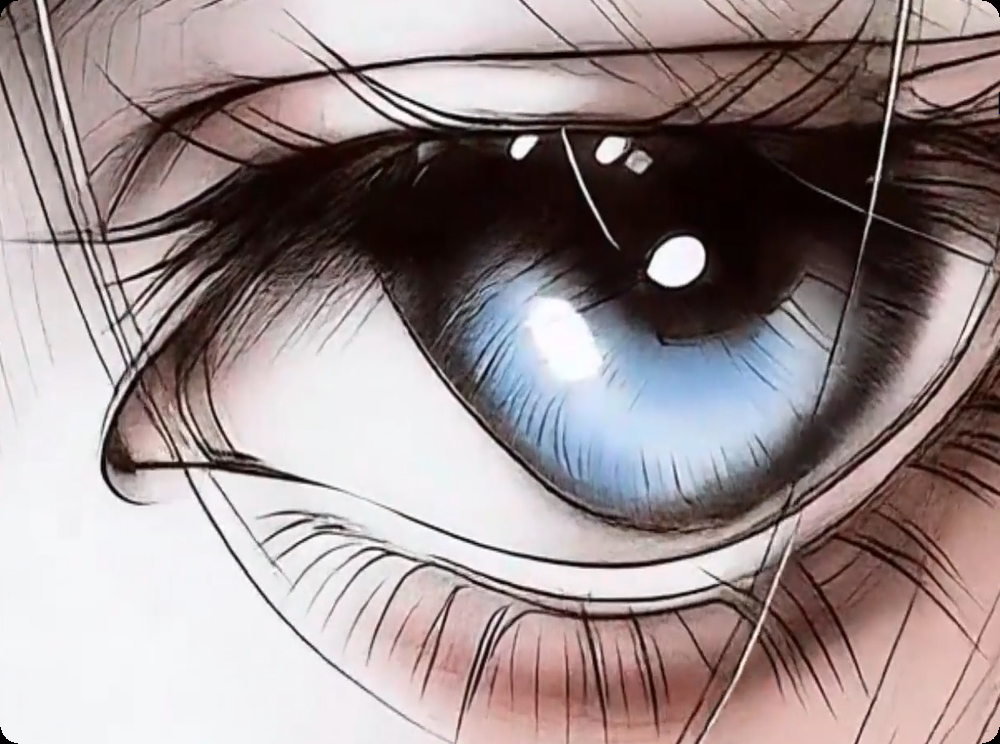
#> input picture 001.bmp, 1000 x 744 px, found by its file name
$ python '例3.13.py'
#> lines starting #> are read from the running program, lines starting #| are printed output that depends on the picture; after the words box and inside, x2 and y2 are one past the last pixel; in counts of white or black regions, pixels touching at a corner belong together
import cv2
import numpy as np

a=cv2.imread("001.bmp",0)
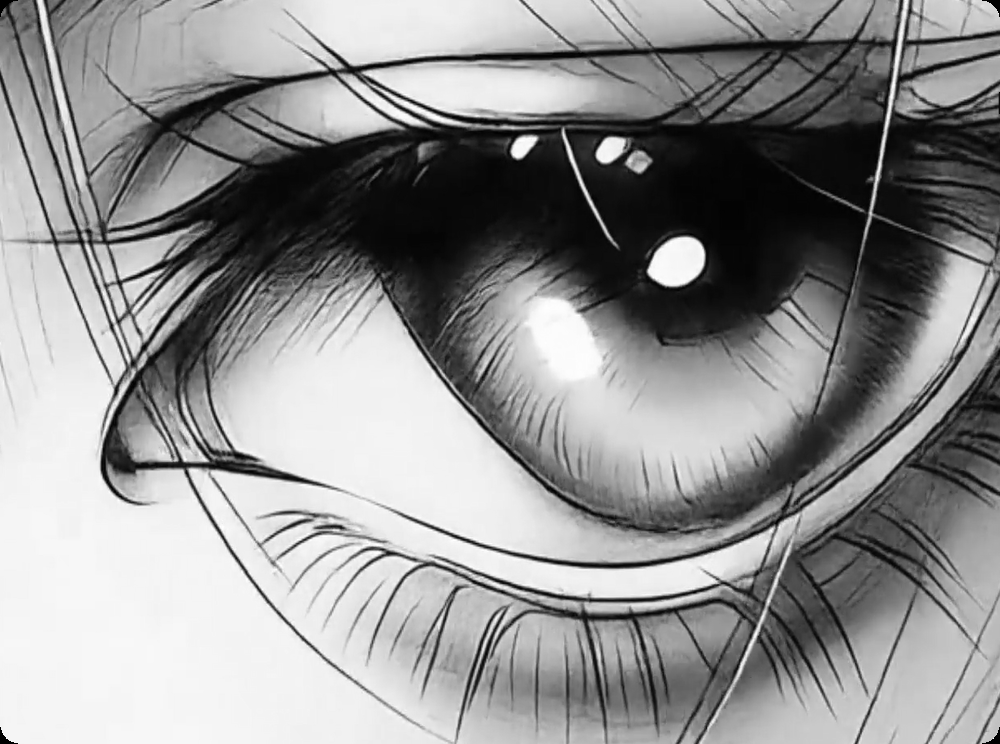
#> a: shape (744, 1000); min 0, max 255, mean 145.5
cv2.imshow("a",a)

r,c=a.shape
#> r = 744; c = 1000
x=np.zeros((r,c,8),dtype=np.uint8)
for i in range(8):
    x[:,:,i]=2**i
r=np.zeros((r,c,8),dtype=np.uint8)
for i in range(8):
    r[:,:,i]=cv2.bitwise_and(a,x[:,:,i])
    mask=r[:,:,i]>0
    r[:,:,i][mask]=255
    cv2.imshow(str(i),r[:,:,i])
#> this loop made 8 passes
#> pass 1, `cv2.imshow(str(i),r[:,:,i])`:
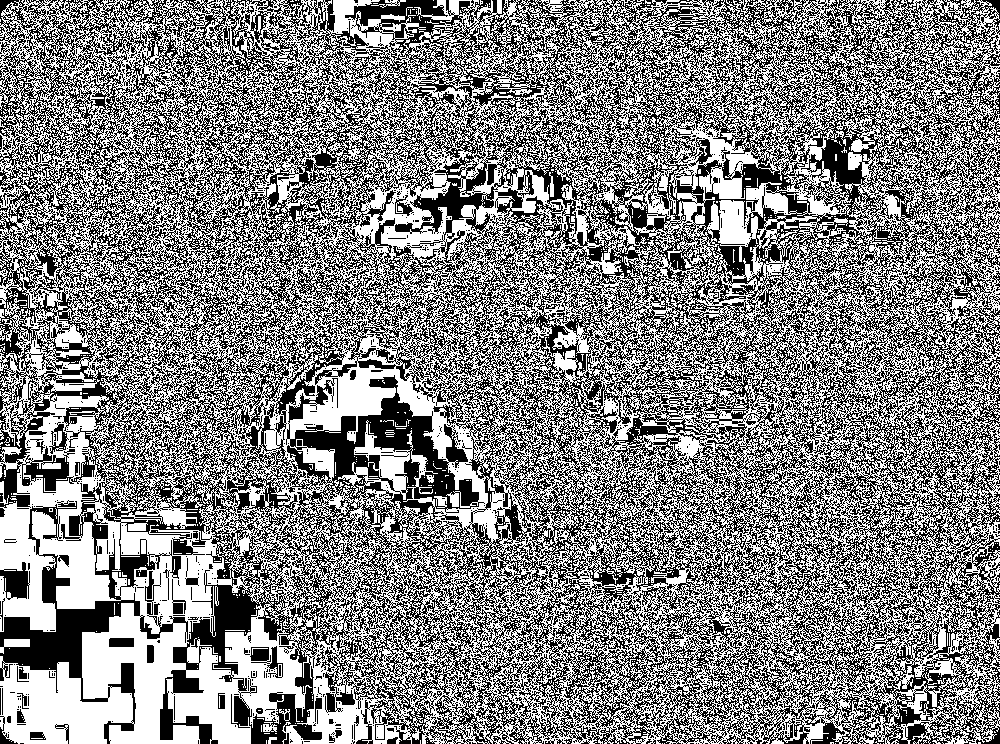
#> window '0': shape (744, 1000); 51.4% white; black in thin lines or dots
#> pass 2, `cv2.imshow(str(i),r[:,:,i])`:
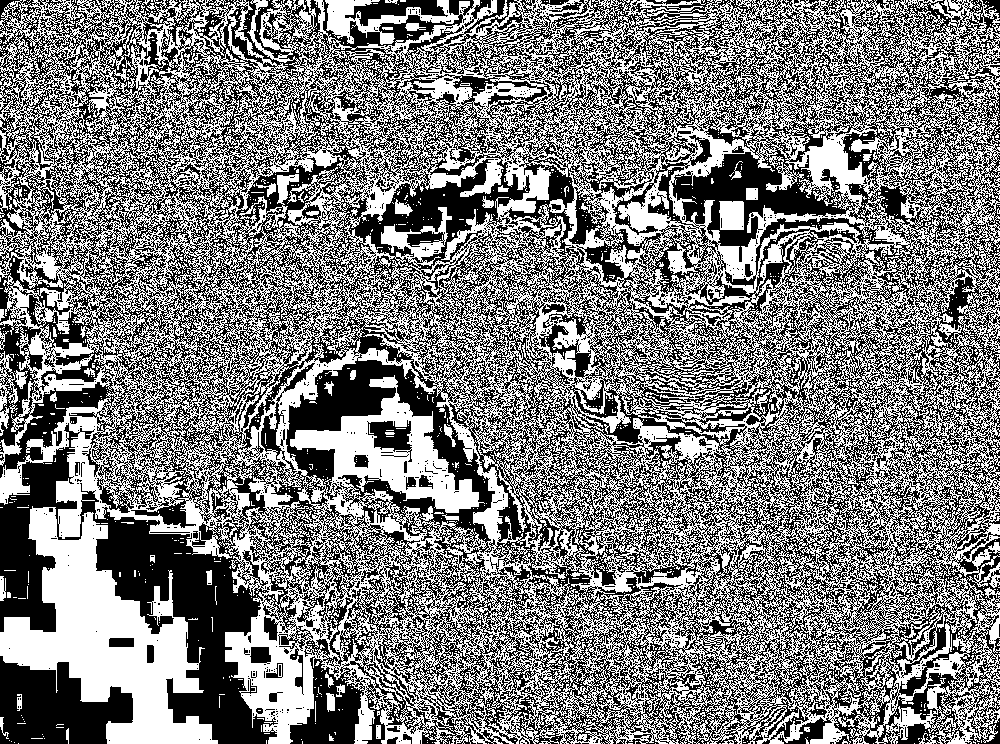
#> window '1': shape (744, 1000); 49.5% white; 2435 white regions (2369 under 20 px), largest, box (x1, y1, x2, y2) and area: (0, 0, 1000, 744) 336017, (0, 506, 218, 744) 22055, (719, 201, 744, 230) 687

cv2.waitKey(0)
cv2.destroyAllWindows()

$ run again, with 002.png saved as 001.bmp
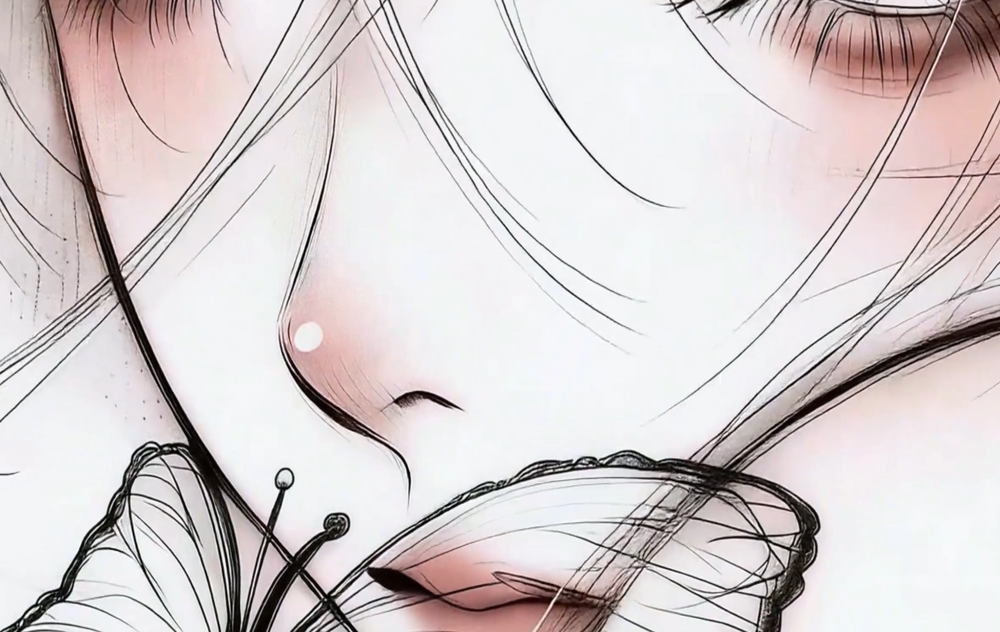
#> input picture 002.png, 1000 x 632 px, shrunk from 1918 x 1212 before the run, found by its file name
#> the loop `for i in range(8):` made 8 passes
#> pass 1, `cv2.imshow(str(i),r[:,:,i])`:
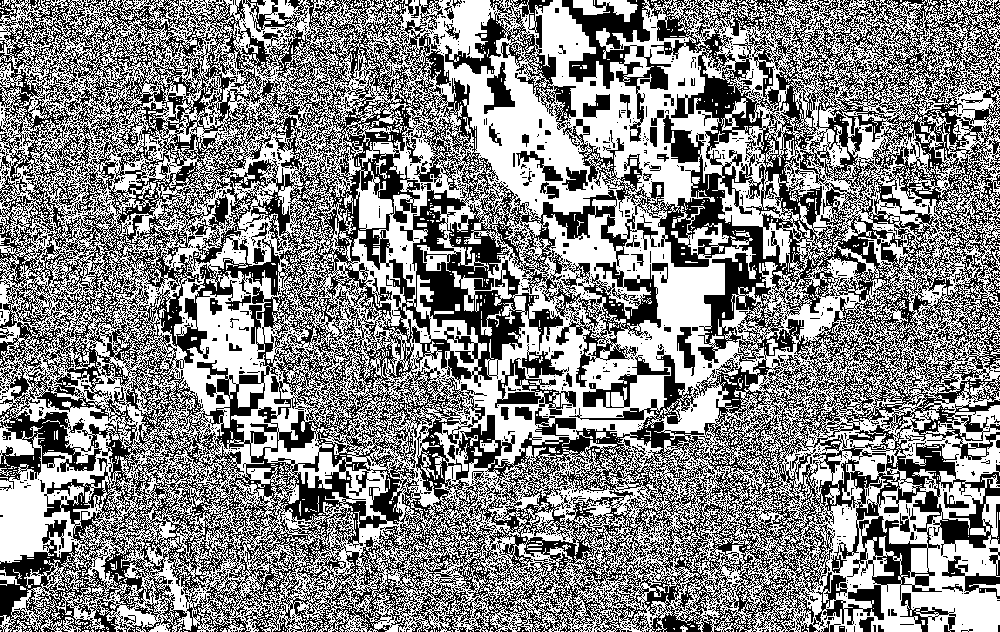
#> window '0': shape (632, 1000); 52.9% white; 2065 black regions (1966 under 20 px), largest, box (x1, y1, x2, y2) and area: (0, 0, 1000, 632) 280258, (495, 358, 576, 415) 1382, (583, 355, 670, 408) 1040
#> pass 2, `cv2.imshow(str(i),r[:,:,i])`:
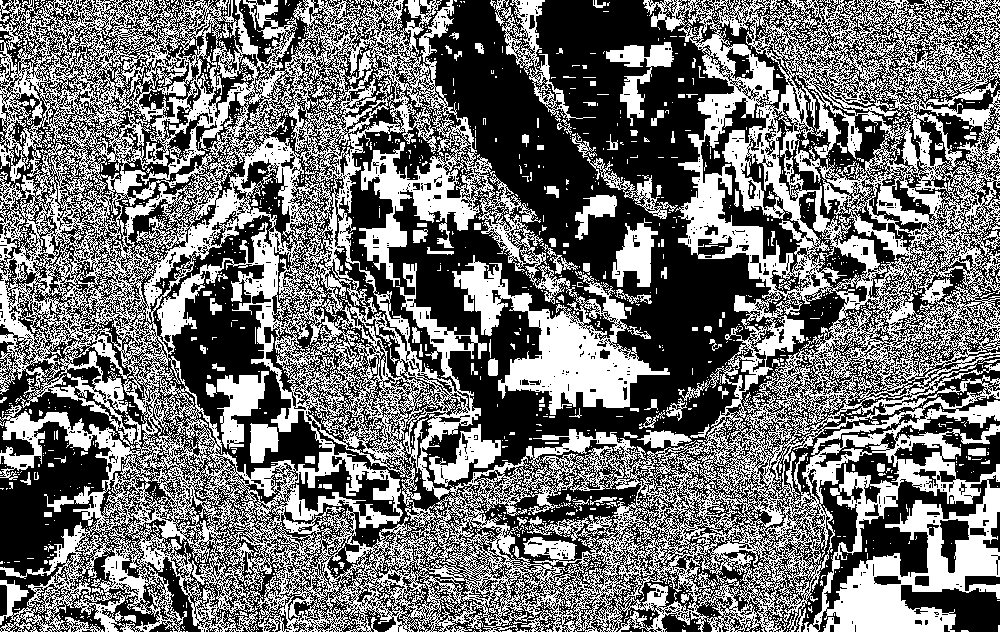
#> window '1': shape (632, 1000); 44.7% white; 2007 white regions (1869 under 20 px), largest, box (x1, y1, x2, y2) and area: (0, 0, 1000, 632) 258024, (490, 0, 596, 122) 2258, (217, 371, 269, 449) 2033

$ run again, with 003.png saved as 001.bmp
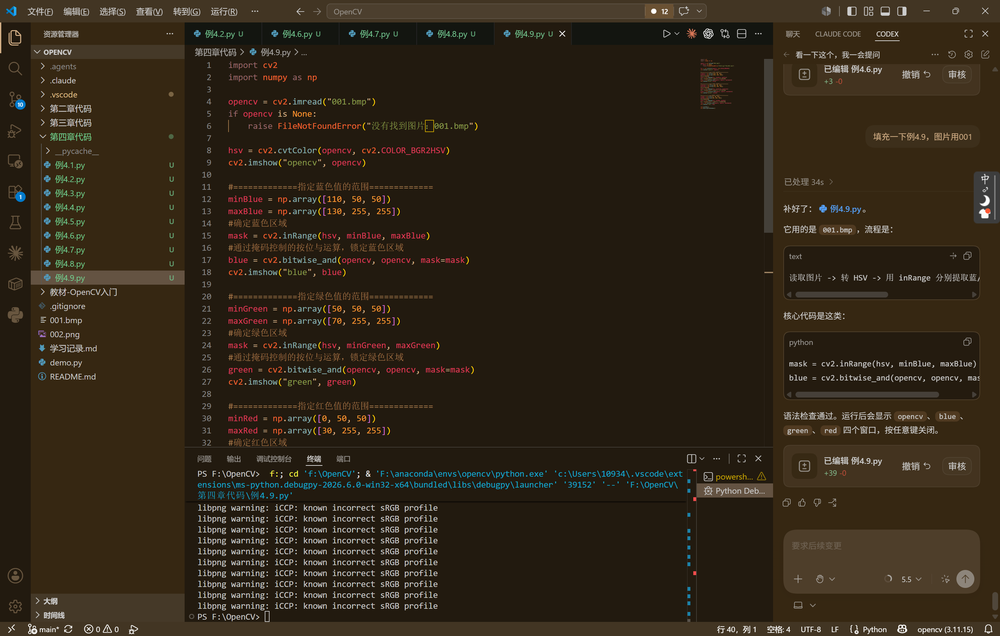
#> input picture 003.png, 1000 x 636 px, shrunk from 3120 x 1984 before the run, found by its file name
#> the loop `for i in range(8):` made 8 passes
#> pass 1, `cv2.imshow(str(i),r[:,:,i])`:
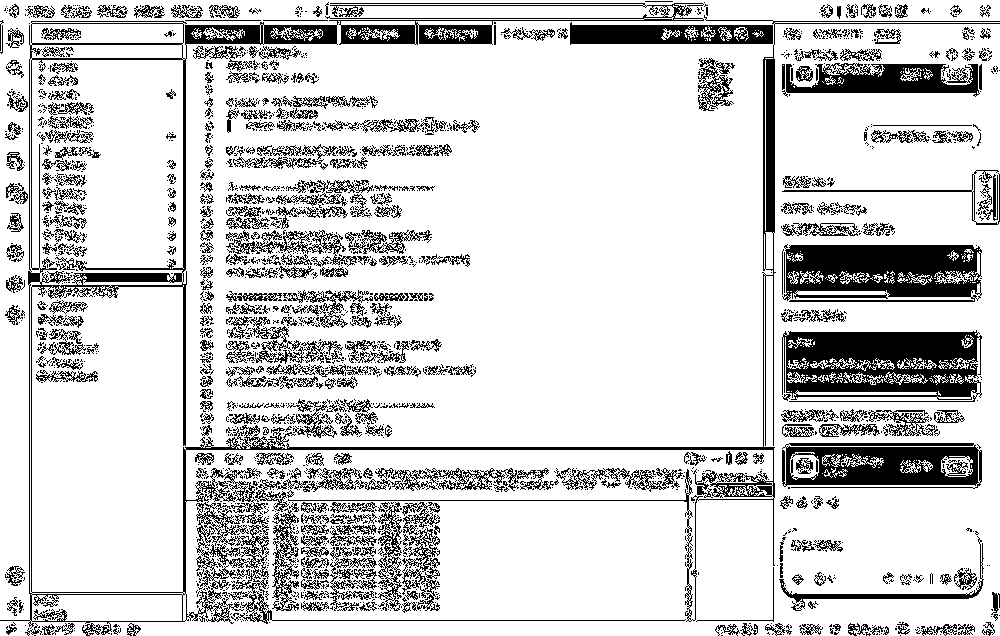
#> window '0': shape (636, 1000); 81.7% white; 1941 black regions (1490 under 20 px), largest, box (x1, y1, x2, y2) and area: (0, 3, 1000, 636) 26066, (782, 330, 982, 402) 10538, (782, 244, 982, 302) 8993
#> pass 2, `cv2.imshow(str(i),r[:,:,i])`:
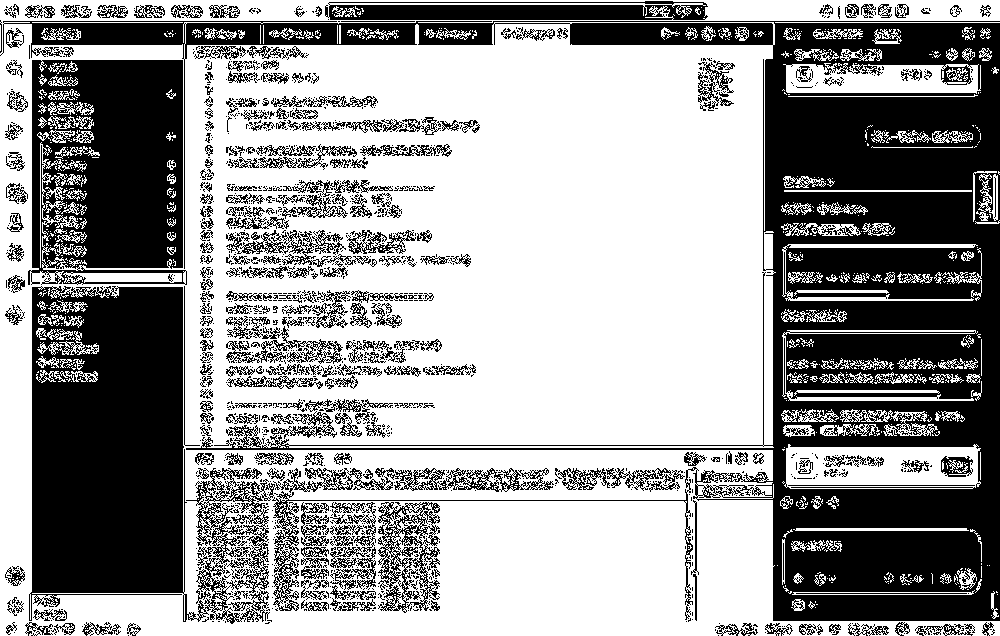
#> window '1': shape (636, 1000); 59.9% white; 1332 black regions (1034 under 20 px), largest, box (x1, y1, x2, y2) and area: (0, 21, 1000, 621) 127697, (29, 286, 275, 624) 49520, (28, 60, 187, 285) 28279
